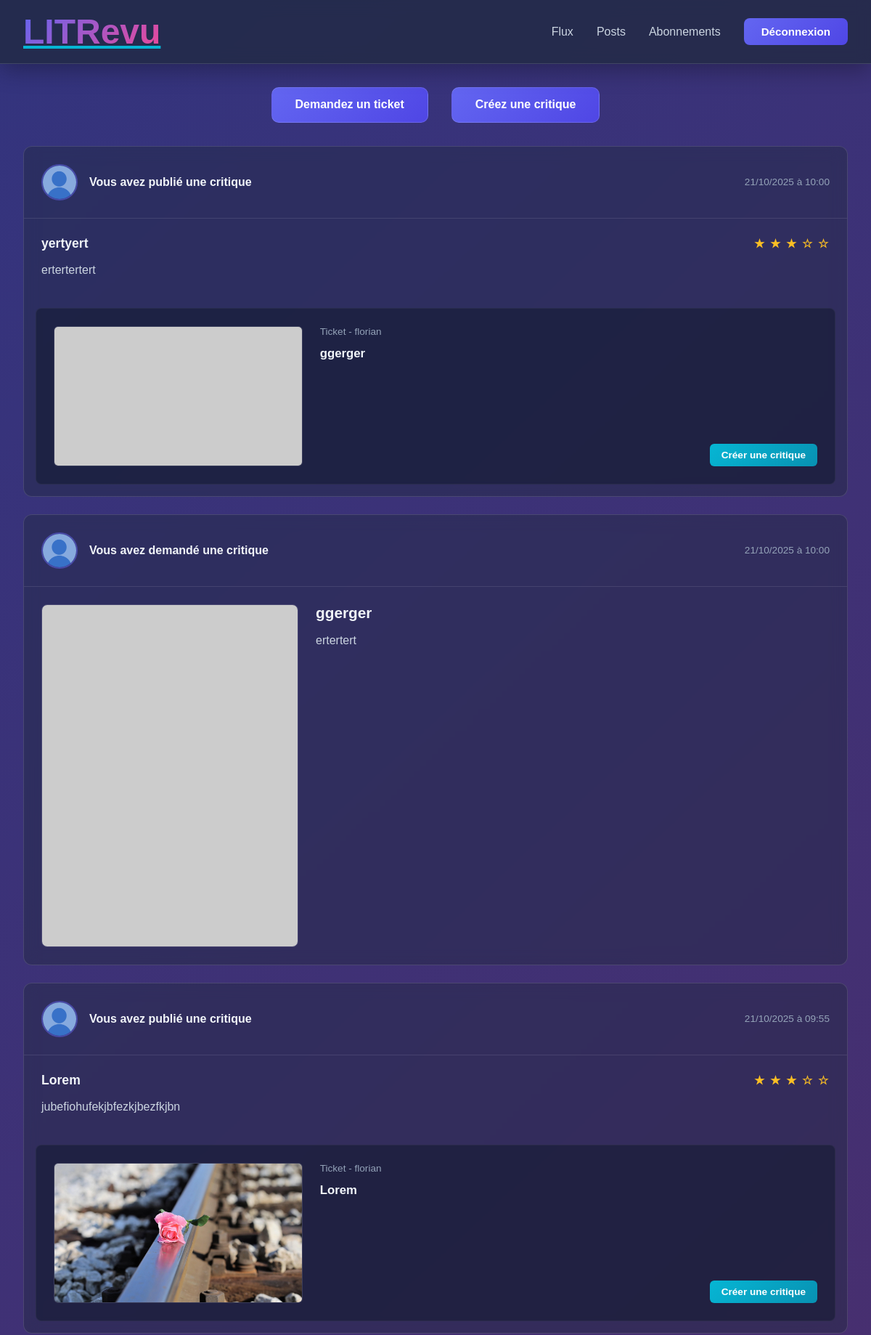
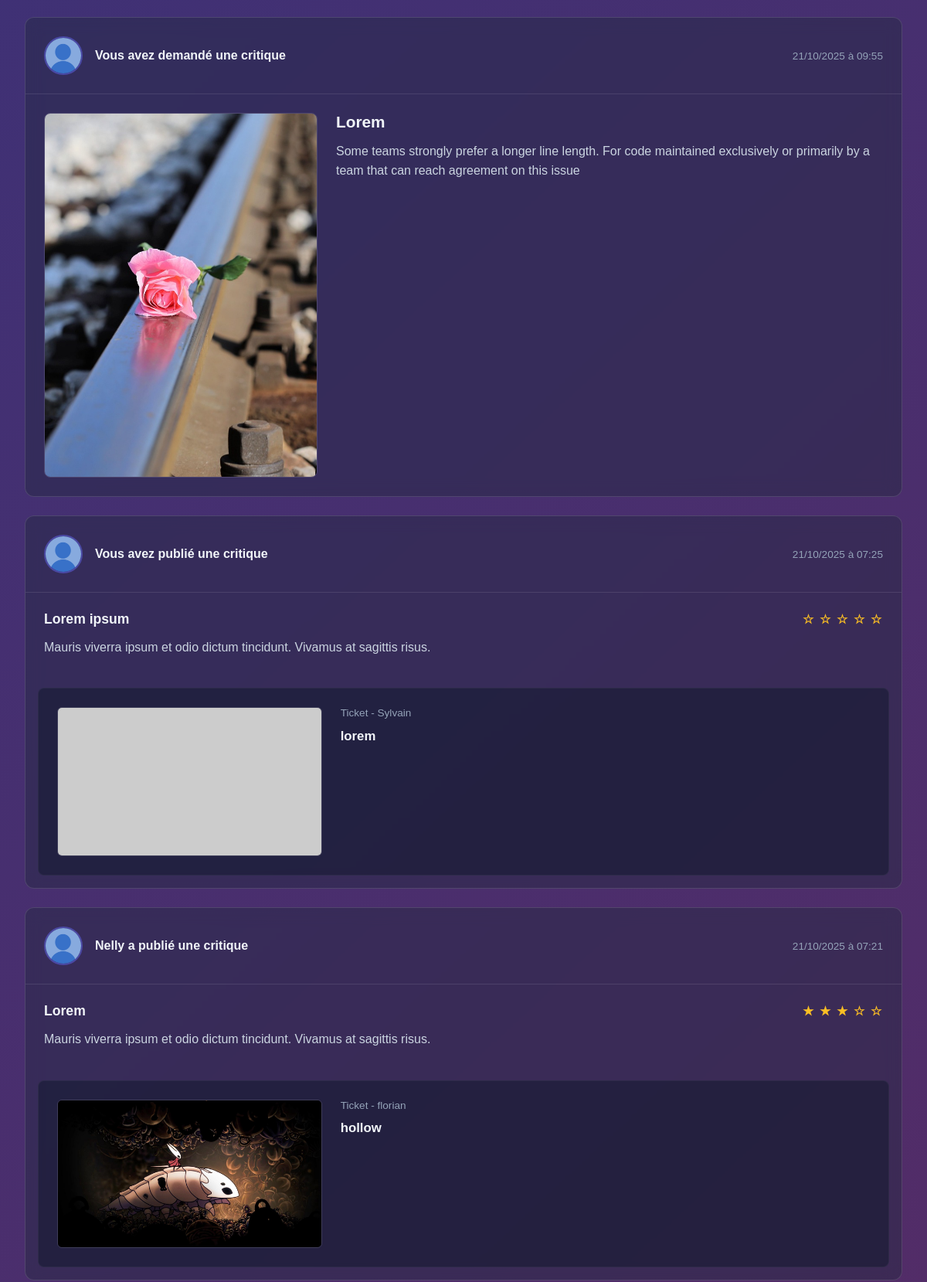
/reviews/ (signed in, upper part), run on the app's committed database (2 pictures, top to bottom).
### reviews/models.py (models this page shows, shortened)
class Review(models.Model):
    ticket = models.ForeignKey(Ticket, on_delete=models.CASCADE)
    rating = models.PositiveSmallIntegerField(validators=[MinValueValidator(0), MaxValueValidator(5)])
    user = models.ForeignKey(settings.AUTH_USER_MODEL, on_delete=models.CASCADE)
    headline = models.CharField(max_length=128)
    body = models.TextField(max_length=8192, blank=True)
    time_created = models.DateTimeField(auto_now_add=True)

class Ticket(models.Model):
    title = models.CharField(max_length=128)
    description = models.TextField(max_length=2048)
    user = models.ForeignKey(settings.AUTH_USER_MODEL, on_delete=models.CASCADE)
    image = models.ImageField(upload_to="tickets/", null=True, blank=True)
    time_created = models.DateTimeField(auto_now_add=True)

### authentication/models.py (models this page shows)
class User(AbstractUser):
    profile_picture = models.ImageField(upload_to="avatars/", null=True, blank=True)

### reviews/views.py (the view)
# urls.py: path("", FeedView.as_view(), name='feed'),
class FeedView(TemplateView):
    template_name = 'reviews/feed.html'
    def get_context_data(self, **kwargs):
        context = super().get_context_data(**kwargs)
        following_users = UserFollow.objects.filter(user=self.request.user) \
            .values_list('following_user', flat=True)
        blocked_me = UserBlocked.objects.filter(blocked_user=self.request.user).values_list('user', flat=True)
        users_to_include = list(following_users) + [self.request.user.id]
        tickets =(
            Ticket.objects
            .filter(user__in=users_to_include)
            .exclude(user__in=blocked_me)
            .annotate(content_type=Value("ticket", CharField()))
        )
        reviews_from_users = Review.objects.filter(user__in=users_to_include)
        reviews_on_our_tickets = Review.objects.filter(ticket__user__in=users_to_include)
        reviews = (reviews_from_users | reviews_on_our_tickets).annotate(content_type=Value("review", CharField()))\
                                                    .exclude(user__in=blocked_me)\
                                                    .distinct()
        posts = sorted(
            chain(tickets, reviews),
            key=attrgetter('time_created'),
            reverse=True
        )
        reviewed_ticket_ids = Review.objects.values_list('ticket_id', flat=True)
        context['blocked_me'] = blocked_me
        context['reviewed_ticket_ids'] = reviewed_ticket_ids
        context['list_posts'] = posts
        return context

### reviews/templates/reviews/feed.html (shortened to what this page needs)
{% extends 'base.html' %}
{% load static %}
{% block extra_css %}
    <link rel="stylesheet" href="{% static 'reviews/css/feed.css' %}">
{% endblock %}
{% block content %}
<div class="button-head">
    <a href="{% url 'reviews:ticket_create' %}">Demandez un ticket</a>
    <a href="{% url 'reviews:review_create' %}">Créez une critique</a>
</div>
<div class="posts">
    {% for post in list_posts %}
        <div class="post-container">
            {% if post.content_type == 'ticket' %}
                    <div class="post-header">
                        {% if post.user.profile_picture %}
                            <img src="{{ post.user.profile_picture }}" alt="image profil {{ post.user.username}}">
                        {% else %}
                            <img src="{% static 'pictures/default_pictures/default.png' %}" alt="{{ followed_user.username }}">
                        {% endif %}
                        <h5>
                            {% if post.user == request.user %}
                                Vous avez demandé une critique
                            {% else %}
                                {{ post.user.username }} a demandé une critique
                            {% endif %}
                        </h5>
                        <small> {{ post.time_created|date:"d/m/Y à H:i" }}</small>
                    </div>
                    <div class="post-content ticket">
                        {% if post.image %}
                            <img src="{{ post.image.url }}" alt="Couverture {{ post.title }}">
                        {% else %}
                            <img src="https://picsum.photos/seed/{{ post.id }}/600/400" alt="Couverture {{ post.title }}">
                        {% endif %}
                        <div>
                            <h4>{{ post.title}}</h4>
                            <p>{{ post.description }}</p>
                        </div>
                    </div>
            {% endif %}
            {% if post.content_type == 'review' %}
                <div class="post-header">
                        {% if post.user.profile_picture %}
                            <img src="{{ post.user.profile_picture }}" alt="image profil {{ post.user.username}}">
                        {% else %}
                            <img src="{% static 'pictures/default_pictures/default.png' %}" alt="{{ followed_user.username }}">
                        {% endif %}
                        <h5>
                            {% if post.user == request.user %}
                                Vous avez publié une critique
                            {% else %}
                                {{ post.user.username }} a publié une critique
                            {% endif %}
                        </h5>
                        <small> {{ post.time_created|date:"d/m/Y à H:i" }}</small>
                    </div>
                    <div class="post-content">
                        <h5>{{ post.headline }}
                            <span>
                                {% for i in "12345" %}
                                    {% if forloop.counter <= post.rating %}★{% else %}☆{% endif %}
                                {% endfor %}
                            </span>
                        </h5>
                        {% if post.body %}
                            <p>{{ post.body }}</p>
                        {% endif %}
                    </div>
                    <div class="content-related ticket">
                        {% if post.ticket.image %}
                            <img src="{{ post.ticket.image.url }}" alt="Couverture {{ post.ticket.title }}">
                        {% else %}
                            <img src="https://picsum.photos/seed/{{ post.ticket.id }}/600/400" alt="Couverture {{ post.title }}">
                        {% endif %}
                        <div>
                            <p>Ticket - {{ post.ticket.user }}</p>
                            <p>{{ post.ticket.title }}</p>
                            {% if  post.ticket.id not in reviewed_ticket_ids%}
                                <a href="{% url 'reviews:review_create_for_ticket' post.ticket.id %}">Créer une critique</a>
                            {% elif post.ticket.user == post.user%}
                                <a href="{% url 'reviews:review_create_for_ticket' post.ticket.id %}">Créer une critique</a>
                            {% elif  post.user in blocked_me%}
                                <a>bloqué</a>
                            {% endif %}
                        </div>
                    </div>
            {% endif %}
        </div>
    {% empty %}
        <div class="no-posts">
            <p>Aucun post dans votre flux.</p>
            <p>Commencez par <a href="{% url 'reviews:follow' %}">suivre des utilisateurs</a> !</p>
        </div>
    {% endfor %}
</div>
{% endblock %}

### static/css/base.css (style rules this page uses)
* { margin: 0; padding: 0; box-sizing: border-box; }
:root { --primary: #6366f1; --primary-dark: #4f46e5; --secondary: #ec4899; --bg-dark: #0f172a; --bg-light: #1e293b; --glass-bg: rgba(30, 41, 59, 0.7); --glass-border: rgba(255, 255, 255, 0.125); --text-primary: #f1f5f9; --text-secondary: #cbd5e1; --accent: #06b6d4; }
html { scroll-behavior: smooth; }
body { font-family: 'Satoshi', sans-serif; background: linear-gradient(137deg,rgb(51, 52, 126) 0%, rgb(119, 35, 77) 100%); color: var(--text-primary); background-attachment: fixed; min-height: 100vh; }
a { color: var(--accent); transition: color 0.3s ease; }

### reviews/static/reviews/css/feed.css (style rules this page uses)
.button-head { display: flex; gap: 1rem; margin-bottom: 2rem; justify-content: center; gap: 2rem; }
.button-head a { background: linear-gradient(135deg, #6366f1, #4f46e5); color: white; padding: 0.9rem 2rem; border-radius: 10px; text-decoration: none; font-weight: 600; transition: all 0.3s ease; border: 1px solid rgba(255, 255, 255, 0.125); }
.posts { display: flex; flex-direction: column; gap: 1.5rem; }
.post-container { background: rgba(30, 41, 59, 0.4); backdrop-filter: blur(10px); border: 1px solid rgba(255, 255, 255, 0.125); border-radius: 12px; overflow: hidden; transition: all 0.3s ease; animation: fadeInUp 0.5s ease; }
.post-header { display: flex; align-items: center; gap: 1rem; padding: 1.5rem; border-bottom: 1px solid rgba(255, 255, 255, 0.1); }
.post-header img { width: 50px; height: 50px; border-radius: 50%; object-fit: cover; border: 2px solid rgba(99, 102, 241, 0.5); }
.post-header h5 { margin: 0; font-size: 1rem; font-weight: 600; color: #f1f5f9; }
.post-header small { color: #94a3b8; font-size: 0.85rem; margin-left: auto; }
.post-content { padding: 1.5rem; }
.post-content.ticket { display: grid; grid-template-columns: 1fr 2fr; gap: 1.5rem; align-items: start; }
.post-content.ticket img { width: 100%; aspect-ratio: 3/4; object-fit: cover; border-radius: 8px; border: 1px solid rgba(255, 255, 255, 0.125); }
.post-content.ticket > div { display: flex; flex-direction: column; gap: 0.8rem; }
.post-content h4 { font-size: 1.3rem; margin: 0; color: #f1f5f9; }
.post-content h5 { font-size: 1.1rem; margin-bottom: 0.8rem; color: #f1f5f9; display: flex; justify-content: space-between; align-items: center; }
.post-content h5 span { color: #fbbf24; font-size: 1rem; letter-spacing: 0.1em; }
.post-content p { color: #cbd5e1; line-height: 1.6; margin: 0; flex-grow: 1; }
.content-related { background: rgba(15, 23, 42, 0.5); padding: 1.5rem; border-radius: 8px; margin: 1rem; border: 1px solid rgba(255, 255, 255, 0.05); display: grid; grid-template-columns: 1fr 2fr; gap: 1.5rem; align-items: start; }
.content-related.ticket img { width: 100%; aspect-ratio: 16/9; object-fit: cover; border-radius: 6px; border: 1px solid rgba(255, 255, 255, 0.125); }
.content-related > div { display: flex; height: 100%; flex-direction: column; gap: 0.8rem; }
.content-related p { margin: 0; font-size: 0.95rem; }
.content-related p:first-child { color: #94a3b8; font-size: 0.85rem; }
.content-related p:nth-child(2) { font-size: 1.05rem; font-weight: 600; color: #f1f5f9; }
.content-related a { display: inline-block; background: linear-gradient(135deg, #06b6d4, #0891b2); color: white; padding: 0.5rem 1rem; border-radius: 6px; text-decoration: none; font-weight: 600; font-size: 0.85rem; transition: all 0.3s ease; align-self: flex-end; margin-top: auto; }

### data on the page
Review: shows "Vous avez publié une critique", time_created "21/10/2025 à 10:00", headline "yertyert", rating 3 (drawn), body "ertertertert", ticket.user "florian", ticket "ggerger", shows "Créer une critique"
Ticket: shows "Vous avez demandé une critique", time_created "21/10/2025 à 10:00", title "ggerger", description "ertertert"
Review: shows "Vous avez publié une critique", time_created "21/10/2025 à 09:55", headline "Lorem", rating 3 (drawn), body "jubefiohufekjbfezkjbezfkjbn", ticket.image (picture), ticket.user "florian", ticket "Lorem", shows "Créer une critique"
Ticket: shows "Vous avez demandé une critique", time_created "21/10/2025 à 09:55", image (picture), title "Lorem", description "Some teams strongly prefer a longer line length. For code maintained exclusively or primarily by a team that can reach agreement on this issue"
Review: shows "Vous avez publié une critique", time_created "21/10/2025 à 07:25", headline "Lorem ipsum", rating 0 (drawn), body "Mauris viverra ipsum et odio dictum tincidunt. Vivamus at sagittis risus.", ticket.user "Sylvain", ticket "lorem"
Review: user.username "Nelly", time_created "21/10/2025 à 07:21", headline "Lorem", rating 3 (drawn), body "Mauris viverra ipsum et odio dictum tincidunt. Vivamus at sagittis risus.", ticket.image (picture), ticket.user "florian", ticket "hollow"
